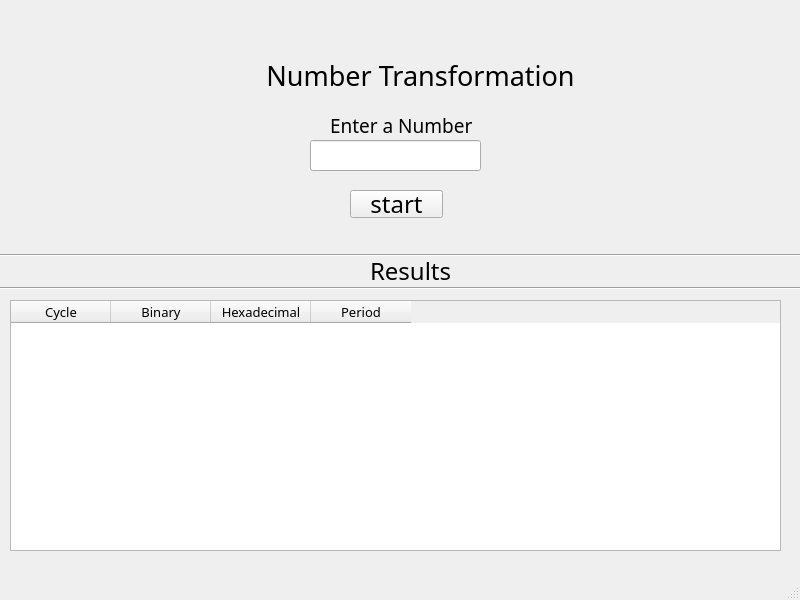
<?xml version="1.0" encoding="UTF-8"?>
<ui version="4.0">
 <class>MainWindow</class>
 <widget class="QMainWindow" name="MainWindow">
  <property name="geometry">
   <rect>
    <x>0</x>
    <y>0</y>
    <width>800</width>
    <height>600</height>
   </rect>
  </property>
  <property name="font">
   <font>
    <family>Centaur</family>
    <pointsize>18</pointsize>
    <weight>50</weight>
    <italic>false</italic>
    <bold>false</bold>
   </font>
  </property>
  <property name="windowTitle">
   <string>The Project</string>
  </property>
  <property name="toolButtonStyle">
   <enum>Qt::ToolButtonTextOnly</enum>
  </property>
  <property name="tabShape">
   <enum>QTabWidget::Rounded</enum>
  </property>
  <widget class="QWidget" name="centralwidget">
   <property name="font">
    <font>
     <family>Centaur</family>
     <pointsize>18</pointsize>
     <weight>50</weight>
     <italic>false</italic>
     <bold>false</bold>
    </font>
   </property>
   <widget class="QLabel" name="label">
    <property name="geometry">
     <rect>
      <x>250</x>
      <y>30</y>
      <width>341</width>
      <height>91</height>
     </rect>
    </property>
    <property name="font">
     <font>
      <family>Centaur</family>
      <pointsize>20</pointsize>
      <weight>50</weight>
      <italic>false</italic>
      <bold>false</bold>
     </font>
    </property>
    <property name="text">
     <string>Number Transformation</string>
    </property>
    <property name="alignment">
     <set>Qt::AlignCenter</set>
    </property>
   </widget>
   <widget class="QLabel" name="label_3">
    <property name="geometry">
     <rect>
      <x>330</x>
      <y>110</y>
      <width>241</width>
      <height>31</height>
     </rect>
    </property>
    <property name="font">
     <font>
      <family>Centaur</family>
      <pointsize>14</pointsize>
      <weight>50</weight>
      <italic>false</italic>
      <bold>false</bold>
     </font>
    </property>
    <property name="text">
     <string>Enter a Number</string>
    </property>
   </widget>
   <widget class="QLineEdit" name="n">
    <property name="geometry">
     <rect>
      <x>310</x>
      <y>140</y>
      <width>171</width>
      <height>31</height>
     </rect>
    </property>
   </widget>
   <widget class="Line" name="line">
    <property name="geometry">
     <rect>
      <x>0</x>
      <y>240</y>
      <width>821</width>
      <height>31</height>
     </rect>
    </property>
    <property name="orientation">
     <enum>Qt::Horizontal</enum>
    </property>
   </widget>
   <widget class="QLabel" name="label_2">
    <property name="geometry">
     <rect>
      <x>370</x>
      <y>260</y>
      <width>81</width>
      <height>21</height>
     </rect>
    </property>
    <property name="text">
     <string>Results</string>
    </property>
   </widget>
   <widget class="Line" name="line_2">
    <property name="geometry">
     <rect>
      <x>-10</x>
      <y>280</y>
      <width>831</width>
      <height>16</height>
     </rect>
    </property>
    <property name="orientation">
     <enum>Qt::Horizontal</enum>
    </property>
   </widget>
   <widget class="QTableWidget" name="tab">
    <property name="geometry">
     <rect>
      <x>10</x>
      <y>300</y>
      <width>771</width>
      <height>251</height>
     </rect>
    </property>
    <property name="font">
     <font>
      <family>Centaur</family>
      <pointsize>10</pointsize>
      <weight>50</weight>
      <italic>false</italic>
      <bold>false</bold>
     </font>
    </property>
    <column>
     <property name="text">
      <string>Cycle</string>
     </property>
    </column>
    <column>
     <property name="text">
      <string>Binary</string>
     </property>
    </column>
    <column>
     <property name="text">
      <string>Hexadecimal</string>
     </property>
    </column>
    <column>
     <property name="text">
      <string>Period</string>
     </property>
    </column>
   </widget>
   <widget class="QPushButton" name="b1">
    <property name="geometry">
     <rect>
      <x>350</x>
      <y>190</y>
      <width>93</width>
      <height>28</height>
     </rect>
    </property>
    <property name="text">
     <string>start</string>
    </property>
   </widget>
  </widget>
  <widget class="QStatusBar" name="statusbar"/>
 </widget>
 <resources/>
 <connections/>
</ui>
